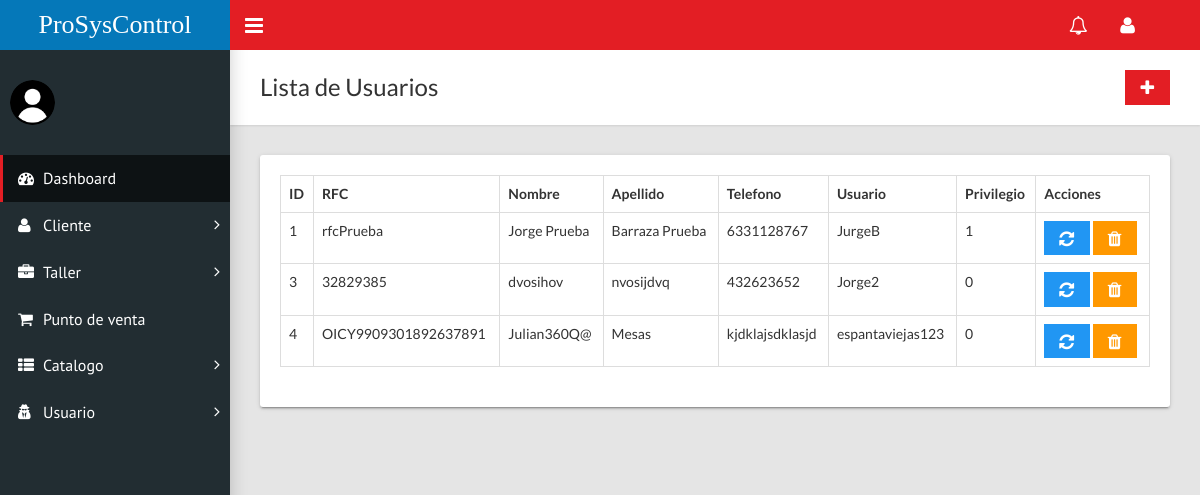
/home.php?c=usuario, run on an earlier commit of the app's database.
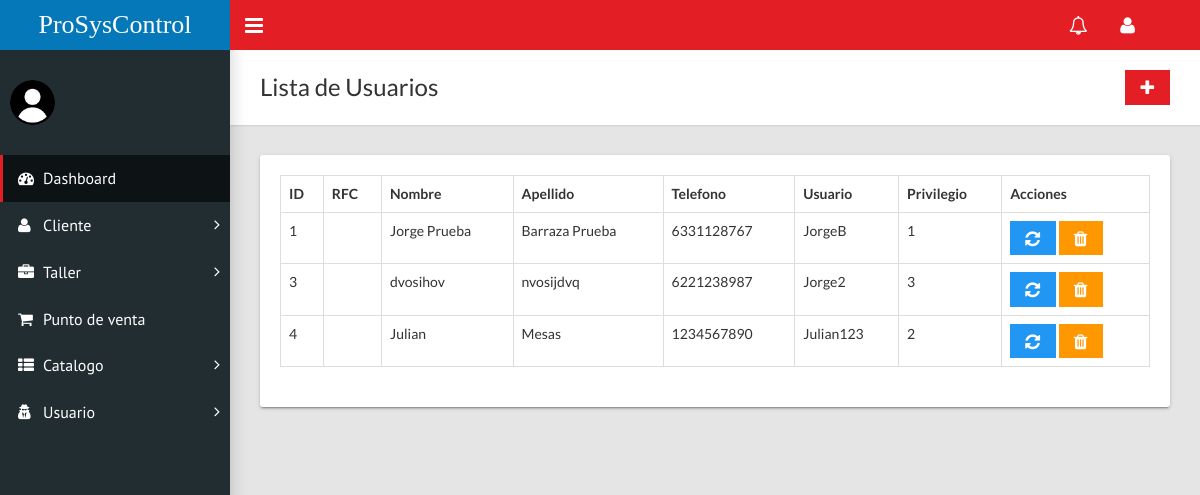
And on a later commit of the database.
### tables this page shows
CREATE TABLE `usuario` (
  `id` int(11) NOT NULL,
  `rfc` varchar(20) NOT NULL,
  `nombre` varchar(50) NOT NULL,
  `apellido` varchar(50) NOT NULL,
  `telefono` varchar(20) NOT NULL,
  `email` varchar(70) NOT NULL,
  `user` varchar(35) NOT NULL,
  `contrasenia` varchar(50) NOT NULL,
  `privilegio` varchar(1) NOT NULL
);

### controladores/usuario.controlador.php (called while the page is built, shortened)
<?php
require_once "modelos/usuario.php";
class UsuarioControlador{
    public function __CONSTRUCT(){
        $this->modelo = new Usuario;
    }
    public function Inicio(){
        require_once "vistas/encabezado.php";
        require_once "vistas/usuario/index.php";
        require_once "vistas/pie.php";
    }
}

### modelos/database.php (called while the page is built, shortened)
<?php
class Database{
    public static function Conectar(){
        try{
            $conexion = new PDO("mysql:host=".self::servidor.";dbname=".self::nombrebd.";charset=utf8", self::usuariobd,
            self::clave);
            $conexion -> setAttribute(PDO::ATTR_ERRMODE, PDO::ERRMODE_EXCEPTION);
            return $conexion;
        }catch(PDOException $e){
            return "Fallo " .$e->getMessage();
        }
    }
}

### modelos/usuario.php (called while the page is built, shortened)
<?php
class Usuario{
    public function __CONSTRUCT(){
        $this->pdo = Database::Conectar();
    }
    public function Listar(){
        try{
            $consulta = $this->pdo->prepare("SELECT * FROM usuario;");
            $consulta->execute();
            return $consulta->fetchAll(PDO::FETCH_OBJ);
        }catch(Exception $excepcion){
            die($excepcion->getMessage());
        }
    }
}

### vistas/usuario/index.php (the view)
<div class="content-wrapper">
        <div class="page-title">
          <div>
            <h1>Lista de Usuarios</h1>
          </div>
          <div>
            <a class="btn btn-primary btn-flat" href="?c=usuario&a=FormCrear"><i class="fa fa-lg fa-plus"></i></a>
            </div>
        </div>
        <div class="row">
          <div class="col-md-12">
            <div class="card">
              <div class="card-body">
                <table class="table table-hover table-bordered" id="sampleTable">
                  <thead>
                    <tr>
                      <th>ID</th>
                      <th>RFC</th>
                      <th>Nombre</th>
                      <th>Apellido</th>
                      <th>Telefono</th>
                      <th>Usuario</th>
                      <th>Privilegio</th>
                      <th>Acciones</th>
                    </tr>
                  </thead>
                  <tbody>
                    <?php foreach($this->modelo->Listar() as $u):?>
                    <tr>
                      <td><?=$u->id?></td>
                      <td><?=$u->rfc?></td>
                      <td><?=$u->nombre?></td>
                      <td><?=$u->apellido?></td>
                      <td><?=$u->telefono?></td>
                      <td><?=$u->user?></td>
                      <td><?=$u->privilegio?></td>
                      <td><a class="btn btn-info btn-flat" href="?c=usuario&a=FormCrear&id=<?=$u->id?>"><i class="fa fa-lg fa-refresh"></i></a> <a class="btn btn-warning btn-flat" href="?c=usuario&a=Borrar&id=<?=$u->id?>"><i class="fa fa-lg fa-trash"></i></a></td>
                    </tr>
                    <?php endforeach;?>
                  </tbody>
                </table>
              </div>
            </div>
          </div>
        </div>
      </div>
    </div>

### home.php (shortened to what this page needs)
<?php
require_once "modelos/database.php";
if(!isset($_GET['c'])){
    require_once "controladores/inicio.controlador.php";
    $controlador = new InicioControlador();
    call_user_func(array($controlador, "Inicio"));
}else{
    $controlador = new $controlador;
    $accion = isset($_GET['a']) ? $_GET['a'] : "Inicio";
    call_user_func(array($controlador, $accion));
}

### vistas/encabezado.php (shortened to what this page needs)
<!DOCTYPE html>
<html>
  <head>
    <link rel="stylesheet" type="text/css" href="assets/css/main.css">
    <link href='https://unpkg.com/boxicons@2.1.4/css/boxicons.min.css' rel='stylesheet'>
    <?php
    require_once "modelos/database.php";
    ?>
  </head>
  <body class="sidebar-mini fixed">
    <div class="wrapper">
      <header class="main-header hidden-print"><a class="logo" href="home.php">ProSysControl </a>
        <nav class="navbar navbar-static-top">
          <a class="sidebar-toggle" href="#" data-toggle="offcanvas"></a>
          <div class="navbar-custom-menu">
            <ul class="top-nav">
              <li class="dropdown notification-menu"><a class="dropdown-toggle" href="#" data-toggle="dropdown" aria-expanded="false"><i class="fa fa-bell-o fa-lg"></i></a>
              </li>
              <li class="dropdown"><a class="dropdown-toggle" href="#" data-toggle="dropdown" role="button" aria-haspopup="true" aria-expanded="false"><i class="fa fa-user fa-lg"></i></a>
              </li>
            </ul>
          </div>
        </nav>
      </header>
      <aside class="main-sidebar hidden-print">
        <section class="sidebar">
          <div class="user-panel">
            <div class="pull-left image"><img class="img-circle" src="assets/css/usuario.png" alt="User Image"></div>
            <div class="pull-left info">
            </div>
          </div>
          <ul class="sidebar-menu">
            <li class="active"><a href="home.php"><i class="fa fa-dashboard"></i><span>Dashboard</span></a></li>
            <li class="treeview"><a href="#"><i class="fa fa-user"></i><span>Cliente</span><i class="fa fa-angle-right"></i></a>
            </li>
            <li class="treeview"><a href="#"><i class="fa fa-briefcase"></i><span>Taller</span><i class="fa fa-angle-right"></i></a>
            </li>
            <li><a href="#"><i class="fa fa-shopping-cart"></i><span>Punto de venta</span></a></li>
            <li class="treeview"><a href="#"><i class="fa fa-th-list"></i><span>Catalogo</span><i class="fa fa-angle-right"></i></a>
            </li>
            <li class="treeview"><a href="#"><i class="fa fa-user-secret"></i><span>Usuario</span><i class="fa fa-angle-right"></i></a>
            </li>
          </ul>
        </section>
      </aside>

### vistas/pie.php (shortened to what this page needs)
  </body>
</html>

What changed in the data, as far as the page shows it:
changed usuario "Jorge Prueba": user "JurgeB" → "JorgeB"; rfc "rfcPrueba" → (not shown)
changed usuario "dvosihov": telefono "432623652" → "6221238987"; privilegio "0" → "3"; rfc "32829385" → (not shown)
changed usuario "Mesas": nombre "Julian360Q@" → "Julian"; telefono "kjdklajsdklasjd" → "1234567890"; user "espantaviejas123" → "Julian123"; privilegio "0" → "2"; rfc "OICY9909301892637891" → (not shown)
